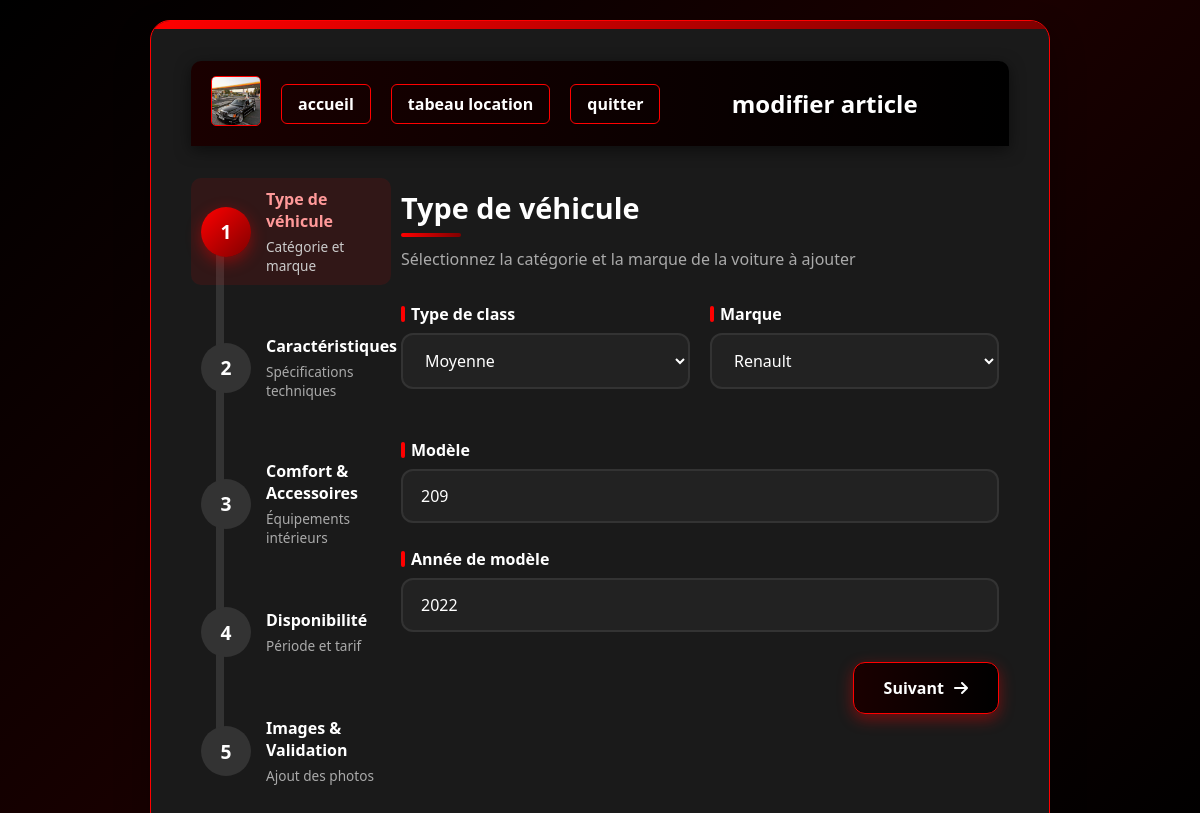
The page /php/modifier_article.php?id=2 (signed in) on the database its author committed.
### tables this page shows
CREATE TABLE `agence` (
  `id_agence` int(11) NOT NULL,
  `nom` varchar(20) NOT NULL,
  `adress` varchar(100) NOT NULL,
  `logo` varchar(255) DEFAULT NULL,
  `password` varchar(100) NOT NULL,
  `ville` varchar(40) NOT NULL,
  `numerotel` int(11) NOT NULL,
  `Horaired` datetime DEFAULT NULL,
  `Horairef` datetime DEFAULT NULL,
  `facebook` varchar(70) DEFAULT NULL,
  `instagrame` varchar(70) DEFAULT NULL,
  `linkedin` varchar(70) DEFAULT NULL,
  `twiter` varchar(70) DEFAULT NULL
);

CREATE TABLE `article_location` (
  `id_article_location` int(11) NOT NULL,
  `categorie` enum('économique','moyenne','luxe') NOT NULL DEFAULT 'économique',
  `marque` varchar(100) NOT NULL,
  `type_marque` varchar(100) NOT NULL,
  `modele` int(11) NOT NULL,
  `couleur` varchar(30) NOT NULL,
  `carburant` enum('Essence','Diesel','Hybride','Électrique') NOT NULL,
  `type_boite` enum('Manuele','Automatique') NOT NULL,
  `kilometrage` int(11) NOT NULL,
  `nombre_place` int(11) NOT NULL,
  `nombre_porte` int(11) NOT NULL,
  `matricule` varchar(100) NOT NULL,
  `info_supplimentaire` varchar(255) DEFAULT NULL,
  `statut` enum('disponible','indisponible','reserve') NOT NULL DEFAULT 'disponible',
  `date_debut` date NOT NULL,
  `date_fin` date NOT NULL,
  `prix_location` decimal(10,2) NOT NULL,
  `date_creation` datetime DEFAULT current_timestamp(),
  `id_agence` int(11) NOT NULL
);

### php/modifier_article.php (the view, shortened to what this page needs)
<?php
$id_article = $_GET["id"];
?>
<?php
$connexion = connexion_data("localhost", "root", "", "agences");
if ($connexion) {
    $recupererall = $connexion->prepare("SELECT * from article_location WHERE id_article_location =:id_article_location");
    $recupererall->bindParam(":id_article_location", $id_article);
    $recupererall->execute();
    $allresultat = $recupererall->fetch(PDO::FETCH_ASSOC);
}
?>
<!DOCTYPE html>
<html lang="fr">
<head>
    <link rel="stylesheet" href="https://cdnjs.cloudflare.com/ajax/libs/font-awesome/6.4.0/css/all.min.css">
    <link rel="stylesheet" href="../css/formajoutervoiture.css">
</head>
<body>
    <?php
    $id_agence = $_SESSION['id_agence'] ?? null;
    $conn = connexion_data('localhost', 'root', '', 'agences');
    try {
        $logo_stmt = $conn->prepare('SELECT logo FROM agence WHERE id_agence = :id_agence');
        $logo_stmt->bindParam(':id_agence', $id_agence, PDO::PARAM_INT);
        $logo_stmt->execute();
        $resultat = $logo_stmt->fetch(PDO::FETCH_ASSOC);
        $logo_url = (!empty($resultat['logo'])) ? htmlspecialchars($resultat['logo']) : 'images/logo_par_defaut.png';
    } catch (PDOException $e) {
        die("Erreur de base de données : " . htmlspecialchars($e->getMessage()));
    }
    ?>
    <form class="form-container" action="valider_modification.php?id_article=<?= $id_article ?>" method="post" enctype="multipart/form-data" id="form_parent">
        <nav>
            <ul>
                <li><img class="logo" src="../<?= $logo_url ?>" alt="Logo agence" height="50"></li>
                <li><a href="acceill.php">accueil</a></li>
                <li><a href="tableagence.php">tabeau location</a></li>
                <li><a href="quitter.php">quitter</a></li>
            </ul>
            <h1>modifier article</h1>
        </nav>
        <div class="parent">
            <div class="progress-container">
                <div class="steps">
                    <div class="step active" data-step="1">
                        <div class="step-icon">1</div>
                        <div class="step-content">
                            <div class="step-title">Type de véhicule</div>
                            <div class="step-description">Catégorie et marque</div>
                        </div>
                    </div>
                    <div class="step" data-step="2">
                        <div class="step-icon">2</div>
                        <div class="step-content">
                            <div class="step-title">Caractéristiques</div>
                            <div class="step-description">Spécifications techniques</div>
                        </div>
                    </div>
                    <div class="step" data-step="3">
                        <div class="step-icon">3</div>
                        <div class="step-content">
                            <div class="step-title">Comfort & Accessoires</div>
                            <div class="step-description">Équipements intérieurs</div>
                        </div>
                    </div>
                    <div class="step" data-step="4">
                        <div class="step-icon">4</div>
                        <div class="step-content">
                            <div class="step-title">Disponibilité</div>
                            <div class="step-description">Période et tarif</div>
                        </div>
                    </div>
                    <div class="step" data-step="5">
                        <div class="step-icon">5</div>
                        <div class="step-content">
                            <div class="step-title">Images & Validation</div>
                            <div class="step-description">Ajout des photos</div>
                        </div>
                    </div>
                </div>
            </div>
            <div class="form-content">
                <div class="form-section active" id="step-1">
                    <div class="form-header">
                        <h2>Type de véhicule</h2>
                        <p>Sélectionnez la catégorie et la marque de la voiture à ajouter</p>
                    </div>
                    <div class="form-row">
                        <div class="form-col">
                            <div class="form-group">
                                <label for="select_type">Type de class</label>
                                <select name="categorie" id="select_type">
                                    <option value="moyenne" <?= ($allresultat["categorie"] === "moyenne") ? "selected" : "" ?>>Moyenne</option>
                                </select>
                            </div>
                        </div>
                        <div class="form-col">
                            <div class="form-group">
                                <label for="marque">Marque</label>
                                <select id="marque" name="marque">
                                    <option value="Renault" <?= ($allresultat["marque"] === "Renault") ? "selected" : "" ?>>Renault</option>
                                </select>
                            </div>
                        </div>
                    </div>
                    <div class="form-group">
                        <label for="type_marque">Modèle</label>
                        <input type="text" id="type_marque" name="type_marque" placeholder="Ex: Yaris" value="<?= ($allresultat["type_marque"]) ?>">
                    </div>
                    <div class="form-group">
                        <label for="modele">Année de modèle</label>
                        <input type="number" id="modele" name="modele" placeholder="Ex: 2023" value="<?= ($allresultat["modele"]) ?>">
                    </div>
                    <div class="form-actions">
                        <button type="button" class="btn btn-next" onclick="nextStep(1)">Suivant <i class="fas fa-arrow-right"></i></button>
                    </div>
                </div>
            </div>
        </div>
    </form>
</body>
</html>

### rows shown on the page
agence: logo (picture)
article_location: categorie "Moyenne", marque "Renault", type_marque "209", modele "2022"
